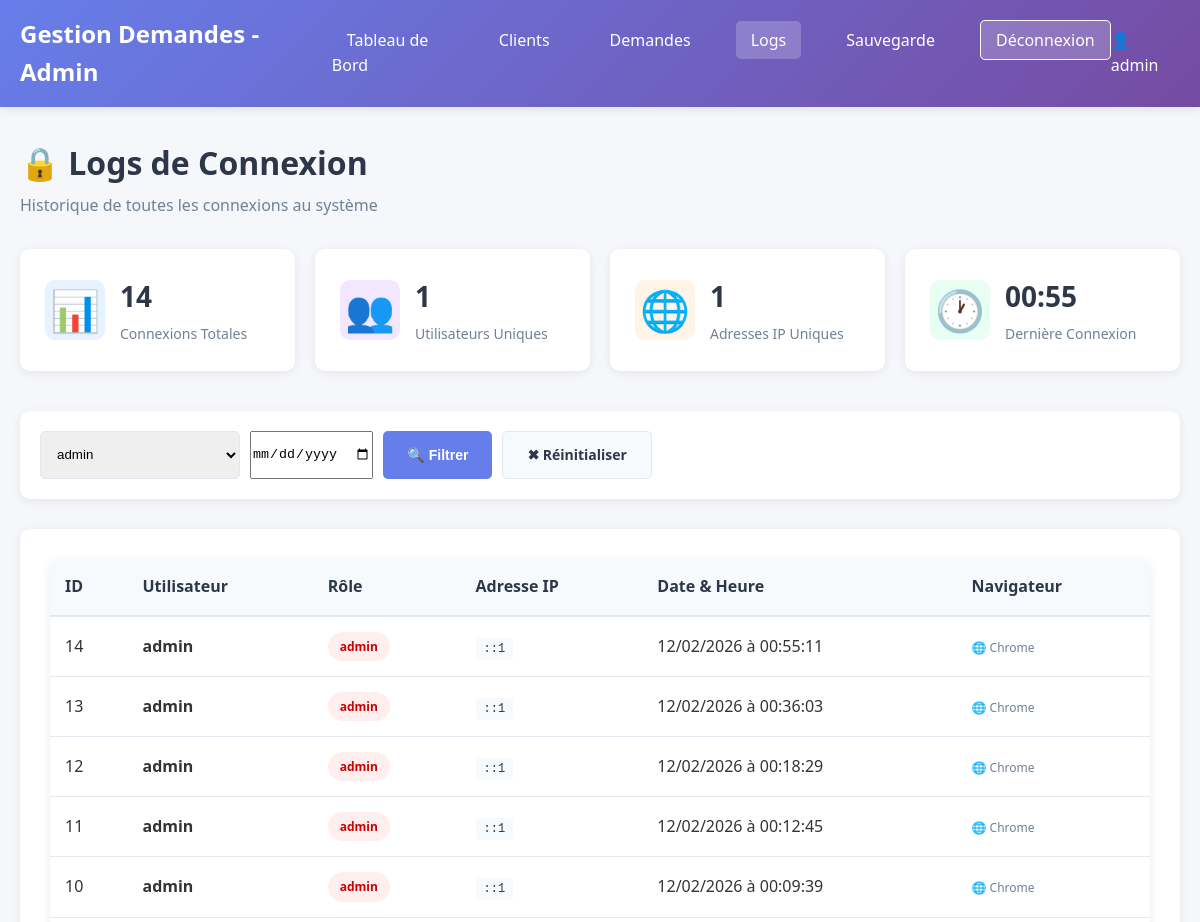
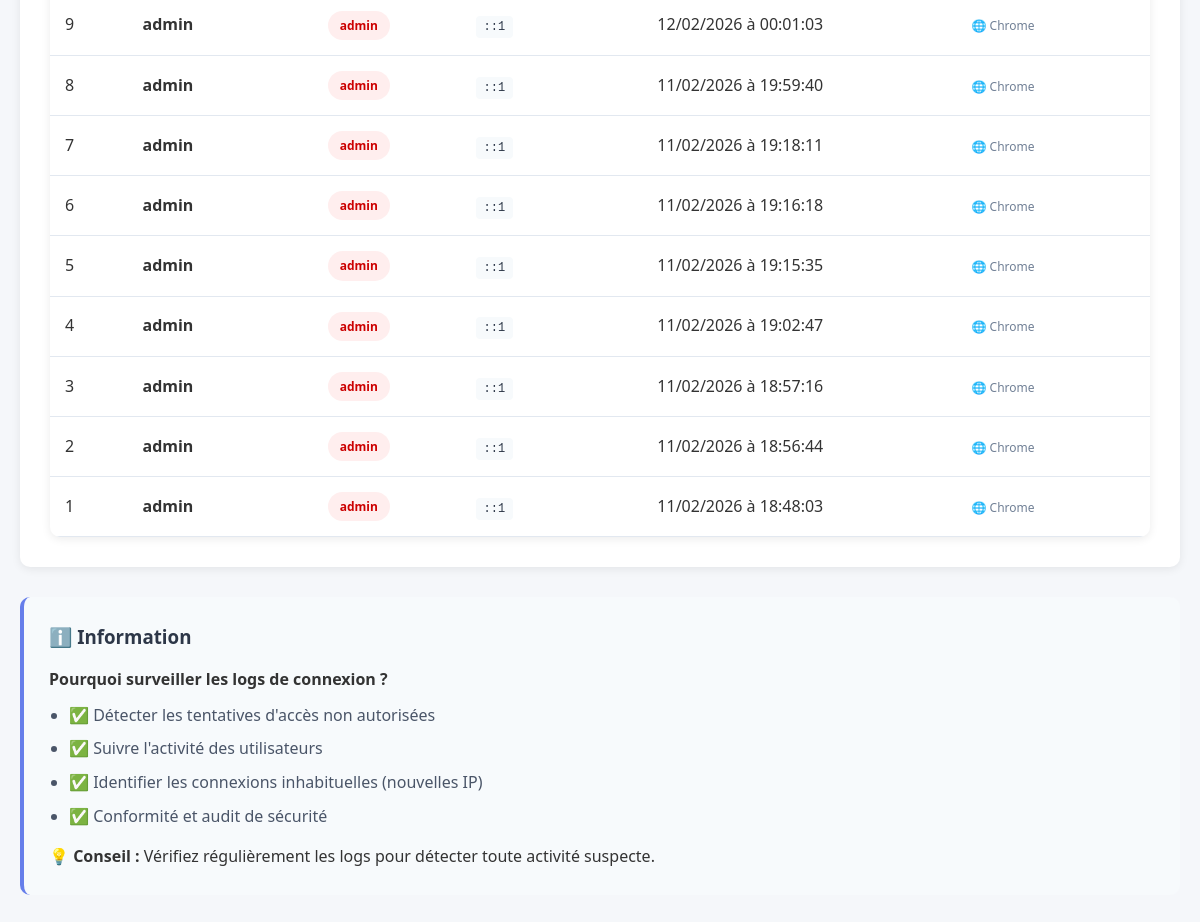
The app's page /admin/logs.php?user=1 (signed in) with its own data (2 pictures, top to bottom).
### tables this page shows
CREATE TABLE `logs_connexion` (
  `id` int(11) NOT NULL AUTO_INCREMENT,
  `user_id` int(11) NOT NULL,
  `ip_address` varchar(45) NOT NULL,
  `date_connexion` timestamp NOT NULL DEFAULT current_timestamp(),
  `user_agent` text DEFAULT NULL,
  PRIMARY KEY (`id`),
  KEY `user_id` (`user_id`),
  CONSTRAINT `logs_connexion_ibfk_1` FOREIGN KEY (`user_id`) REFERENCES `users` (`id`)
);

CREATE TABLE `users` (
  `id` int(11) NOT NULL AUTO_INCREMENT,
  `username` varchar(50) NOT NULL,
  `password` varchar(255) NOT NULL,
  `role` enum('admin','employe') DEFAULT 'employe',
  `created_at` timestamp NOT NULL DEFAULT current_timestamp(),
  PRIMARY KEY (`id`),
  UNIQUE KEY `username` (`username`)
);

### admin/logs.php (the view, shortened to what this page needs)
<?php
require_once '../includes/check_auth.php';
$user_filter = isset($_GET['user']) ? (int)$_GET['user'] : 0;
$date_filter = isset($_GET['date']) ? $_GET['date'] : '';
$query = "SELECT l.*, u.username, u.role
          FROM logs_connexion l
          JOIN users u ON l.user_id = u.id";
$conditions = [];
$params = [];
if ($user_filter > 0) {
    $conditions[] = "l.user_id = :user_id";
    $params['user_id'] = $user_filter;
}
if (!empty($conditions)) {
    $query .= " WHERE " . implode(" AND ", $conditions);
}
$query .= " ORDER BY l.date_connexion DESC LIMIT 100";
$stmt = $pdo->prepare($query);
$stmt->execute($params);
$logs = $stmt->fetchAll();
$users = $pdo->query('SELECT id, username FROM users ORDER BY username')->fetchAll();
$stats_query = "SELECT
    COUNT(*) as total,
    COUNT(DISTINCT user_id) as unique_users,
    COUNT(DISTINCT ip_address) as unique_ips,
    MAX(date_connexion) as last_login
    FROM logs_connexion";
$stats = $pdo->query($stats_query)->fetch();
?>
<!DOCTYPE html>
<html lang="fr">
<head>
    <link rel="stylesheet" href="../assets/css/style.css">
</head>
<body>
    <nav class="navbar">
        <div class="container">
            <h1 class="logo">Gestion Demandes - Admin</h1>
            <ul class="nav-menu">
                <li><a href="../index.php">Tableau de Bord</a></li>
                <li><a href="../clients/list.php">Clients</a></li>
                <li><a href="../demandes/list.php">Demandes</a></li>
                <li><a href="logs.php" class="active">Logs</a></li>
                <li><a href="backup.php">Sauvegarde</a></li>
                <li><a href="../auth/logout.php" class="btn-logout">Déconnexion</a></li>
            </ul>
            <div class="user-info">
                <span>👤 <?= htmlspecialchars($_SESSION['username']) ?></span>
            </div>
        </div>
    </nav>
    <div class="container">
        <div class="page-header">
            <div>
                <h2>🔒 Logs de Connexion</h2>
                <p>Historique de toutes les connexions au système</p>
            </div>
        </div>
        <div class="stats-grid">
            <div class="stat-card blue">
                <div class="stat-icon">📊</div>
                <div class="stat-info">
                    <h3><?= $stats['total'] ?></h3>
                    <p>Connexions Totales</p>
                </div>
            </div>
            <div class="stat-card purple">
                <div class="stat-icon">👥</div>
                <div class="stat-info">
                    <h3><?= $stats['unique_users'] ?></h3>
                    <p>Utilisateurs Uniques</p>
                </div>
            </div>
            <div class="stat-card orange">
                <div class="stat-icon">🌐</div>
                <div class="stat-info">
                    <h3><?= $stats['unique_ips'] ?></h3>
                    <p>Adresses IP Uniques</p>
                </div>
            </div>
            <div class="stat-card green">
                <div class="stat-icon">🕐</div>
                <div class="stat-info">
                    <h3><?= $stats['last_login'] ? date('H:i', strtotime($stats['last_login'])) : '-' ?></h3>
                    <p>Dernière Connexion</p>
                </div>
            </div>
        </div>
        <div class="filters-box">
            <form method="GET" action="">
                <div class="filter-row">
                    <select name="user">
                        <?php foreach ($users as $user): ?>
                            <option value="<?= $user['id'] ?>"
                                    <?= $user_filter == $user['id'] ? 'selected' : '' ?>>
                                <?= htmlspecialchars($user['username']) ?>
                            </option>
                        <?php endforeach; ?>
                    </select>
                    <input type="date" name="date" value="<?= htmlspecialchars($date_filter) ?>">
                    <button type="submit" class="btn btn-primary">🔍 Filtrer</button>
                    <a href="logs.php" class="btn btn-secondary">✖ Réinitialiser</a>
                </div>
            </form>
        </div>
        <div class="logs-table-container">
            <table class="data-table">
                <thead>
                    <tr>
                        <th>ID</th>
                        <th>Utilisateur</th>
                        <th>Rôle</th>
                        <th>Adresse IP</th>
                        <th>Date & Heure</th>
                        <th>Navigateur</th>
                    </tr>
                </thead>
                <tbody>
                    <?php if (empty($logs)): ?>
                        <tr>
                            <td colspan="6" style="text-align: center; padding: 40px;">
                                Aucun log trouvé
                            </td>
                        </tr>
                    <?php else: ?>
                        <?php foreach ($logs as $log): ?>
                        <tr>
                            <td><?= $log['id'] ?></td>
                            <td>
                                <strong><?= htmlspecialchars($log['username']) ?></strong>
                            </td>
                            <td>
                                <span class="badge badge-<?= $log['role'] ?>">
                                    <?= $log['role'] ?>
                                </span>
                            </td>
                            <td>
                                <code class="ip-address"><?= htmlspecialchars($log['ip_address']) ?></code>
                            </td>
                            <td>
                                <?= date('d/m/Y à H:i:s', strtotime($log['date_connexion'])) ?>
                            </td>
                            <td>
                                <small class="user-agent" title="<?= htmlspecialchars($log['user_agent']) ?>">
                                    <?php
                                    $ua = $log['user_agent'];
                                    if (strpos($ua, 'Chrome') !== false) echo '🌐 Chrome';
                                    elseif (strpos($ua, 'Firefox') !== false) echo '🦊 Firefox';
                                    elseif (strpos($ua, 'Safari') !== false) echo '🧭 Safari';
                                    elseif (strpos($ua, 'Edge') !== false) echo '🌊 Edge';
                                    else echo '🖥️ Autre';
                                    ?>
                                </small>
                            </td>
                        </tr>
                        <?php endforeach; ?>
                    <?php endif; ?>
                </tbody>
            </table>
        </div>
        <div class="info-box">
            <h3>ℹ️ Information</h3>
            <p><strong>Pourquoi surveiller les logs de connexion ?</strong></p>
            <ul>
                <li>✅ Détecter les tentatives d'accès non autorisées</li>
                <li>✅ Suivre l'activité des utilisateurs</li>
                <li>✅ Identifier les connexions inhabituelles (nouvelles IP)</li>
                <li>✅ Conformité et audit de sécurité</li>
            </ul>
            <p style="margin-top: 15px;">
                <strong>💡 Conseil :</strong> Vérifiez régulièrement les logs pour détecter
                toute activité suspecte.
            </p>
        </div>
    </div>
</body>
</html>

### assets/css/style.css (style rules this page uses)
* { margin: 0; padding: 0; box-sizing: border-box; }
body { font-family: 'Segoe UI', Tahoma, Geneva, Verdana, sans-serif; background: #f5f7fa; color: #333; line-height: 1.6; }
.navbar { background: linear-gradient(135deg, #667eea 0%, #764ba2 100%); color: white; padding: 15px 0; box-shadow: 0 2px 10px rgba(0,0,0,0.1); }
.navbar .container { display: flex; justify-content: space-between; align-items: center; max-width: 1200px; margin: 0 auto; padding: 0 20px; }
.logo { font-size: 24px; font-weight: bold; color: white; }
.nav-menu { display: flex; list-style: none; gap: 30px; }
.nav-menu a { color: white; text-decoration: none; padding: 8px 15px; border-radius: 5px; transition: background 0.3s; }
.nav-menu a:hover, .nav-menu a.active { background: rgba(255,255,255,0.2); }
.btn-logout { background: rgba(255,255,255,0.2) !important; border: 1px solid white; }
.user-info { display: flex; align-items: center; gap: 10px; }
.container { max-width: 1200px; margin: 0 auto; padding: 30px 20px; }
.page-header { margin-bottom: 30px; }
.page-header h2 { font-size: 32px; color: #2d3748; margin-bottom: 5px; }
.page-header p { color: #718096; font-size: 16px; }
.stats-grid { display: grid; grid-template-columns: repeat(auto-fit, minmax(200px, 1fr)); gap: 20px; margin-bottom: 40px; }
.stat-card { background: white; padding: 25px; border-radius: 10px; box-shadow: 0 2px 10px rgba(0,0,0,0.08); display: flex; align-items: center; gap: 15px; transition: transform 0.3s, box-shadow 0.3s; }
.stat-icon { font-size: 40px; width: 60px; height: 60px; display: flex; align-items: center; justify-content: center; border-radius: 10px; }
.stat-card.blue .stat-icon { background: #e6f2ff; }
.stat-card.orange .stat-icon { background: #fff4e6; }
.stat-card.purple .stat-icon { background: #f3e6ff; }
.stat-card.green .stat-icon { background: #e6fff2; }
.stat-info h3 { font-size: 28px; color: #2d3748; margin-bottom: 5px; }
.stat-info p { color: #718096; font-size: 14px; }
.btn { display: inline-block; padding: 12px 24px; border: none; border-radius: 5px; cursor: pointer; font-size: 14px; font-weight: 600; text-decoration: none; transition: all 0.3s; }
.btn-primary { background: #667eea; color: white; }
.btn-secondary { background: #f7fafc; color: #2d3748; border: 1px solid #e2e8f0; }
.data-table { width: 100%; background: white; border-collapse: collapse; border-radius: 10px; overflow: hidden; box-shadow: 0 2px 10px rgba(0,0,0,0.08); }
.data-table thead { background: #f7fafc; }
.data-table th { padding: 15px; text-align: left; font-weight: 600; color: #2d3748; border-bottom: 2px solid #e2e8f0; }
.data-table td { padding: 15px; border-bottom: 1px solid #e2e8f0; }
.badge { display: inline-block; padding: 5px 12px; border-radius: 20px; font-size: 12px; font-weight: 600; }
.page-header { display: flex; justify-content: space-between; align-items: center; margin-bottom: 30px; }
.filters-box { background: white; padding: 20px; border-radius: 10px; box-shadow: 0 2px 10px rgba(0,0,0,0.08); margin-bottom: 30px; }
.filter-row { display: flex; gap: 10px; flex-wrap: wrap; }
.filter-row input[type="text"], .filter-row select { padding: 12px; border: 1px solid #e2e8f0; border-radius: 5px; min-width: 200px; }
.logs-table-container { background: white; padding: 30px; border-radius: 10px; box-shadow: 0 2px 10px rgba(0,0,0,0.08); margin-bottom: 30px; overflow-x: auto; }
.ip-address { background: #f7fafc; padding: 4px 8px; border-radius: 4px; font-family: 'Courier New', monospace; font-size: 12px; color: #2d3748; }
.user-agent { color: #718096; font-size: 12px; cursor: help; }
.badge-admin { background: #fee; color: #c00; }
.info-box { background: #f7fafc; padding: 25px; border-radius: 10px; border-left: 4px solid #667eea; }
.info-box h3 { margin-bottom: 15px; color: #2d3748; }
.info-box ul { margin-left: 20px; margin-top: 10px; margin-bottom: 10px; }
.info-box li { margin-bottom: 8px; color: #4a5568; }

### records on screen
logs_connexion: id "14", user.username "admin", user.role "admin", ip_address "::1", date_connexion "12/02/2026 à 00:55:11", shows "🌐 Chrome"
logs_connexion: id "13", user.username "admin", user.role "admin", ip_address "::1", date_connexion "12/02/2026 à 00:36:03", shows "🌐 Chrome"
logs_connexion: id "12", user.username "admin", user.role "admin", ip_address "::1", date_connexion "12/02/2026 à 00:18:29", shows "🌐 Chrome"
logs_connexion: id "11", user.username "admin", user.role "admin", ip_address "::1", date_connexion "12/02/2026 à 00:12:45", shows "🌐 Chrome"
logs_connexion: id "10", user.username "admin", user.role "admin", ip_address "::1", date_connexion "12/02/2026 à 00:09:39", shows "🌐 Chrome"
logs_connexion: id "9", user.username "admin", user.role "admin", ip_address "::1", date_connexion "12/02/2026 à 00:01:03", shows "🌐 Chrome"
logs_connexion: id "8", user.username "admin", user.role "admin", ip_address "::1", date_connexion "11/02/2026 à 19:59:40", shows "🌐 Chrome"
logs_connexion: id "7", user.username "admin", user.role "admin", ip_address "::1", date_connexion "11/02/2026 à 19:18:11", shows "🌐 Chrome"
logs_connexion: id "6", user.username "admin", user.role "admin", ip_address "::1", date_connexion "11/02/2026 à 19:16:18", shows "🌐 Chrome"
logs_connexion: id "5", user.username "admin", user.role "admin", ip_address "::1", date_connexion "11/02/2026 à 19:15:35", shows "🌐 Chrome"
logs_connexion: id "4", user.username "admin", user.role "admin", ip_address "::1", date_connexion "11/02/2026 à 19:02:47", shows "🌐 Chrome"
logs_connexion: id "3", user.username "admin", user.role "admin", ip_address "::1", date_connexion "11/02/2026 à 18:57:16", shows "🌐 Chrome"
logs_connexion: id "2", user.username "admin", user.role "admin", ip_address "::1", date_connexion "11/02/2026 à 18:56:44", shows "🌐 Chrome"
logs_connexion: id "1", user.username "admin", user.role "admin", ip_address "::1", date_connexion "11/02/2026 à 18:48:03", shows "🌐 Chrome"

### other values on screen
$_SESSION['username'] "admin"
$stats['total'] "14"
$stats['unique_users'] "1"
$stats['unique_ips'] "1"
date('H:i', strtotime($stats['last_login'])) "00:55"
form field user "admin"
